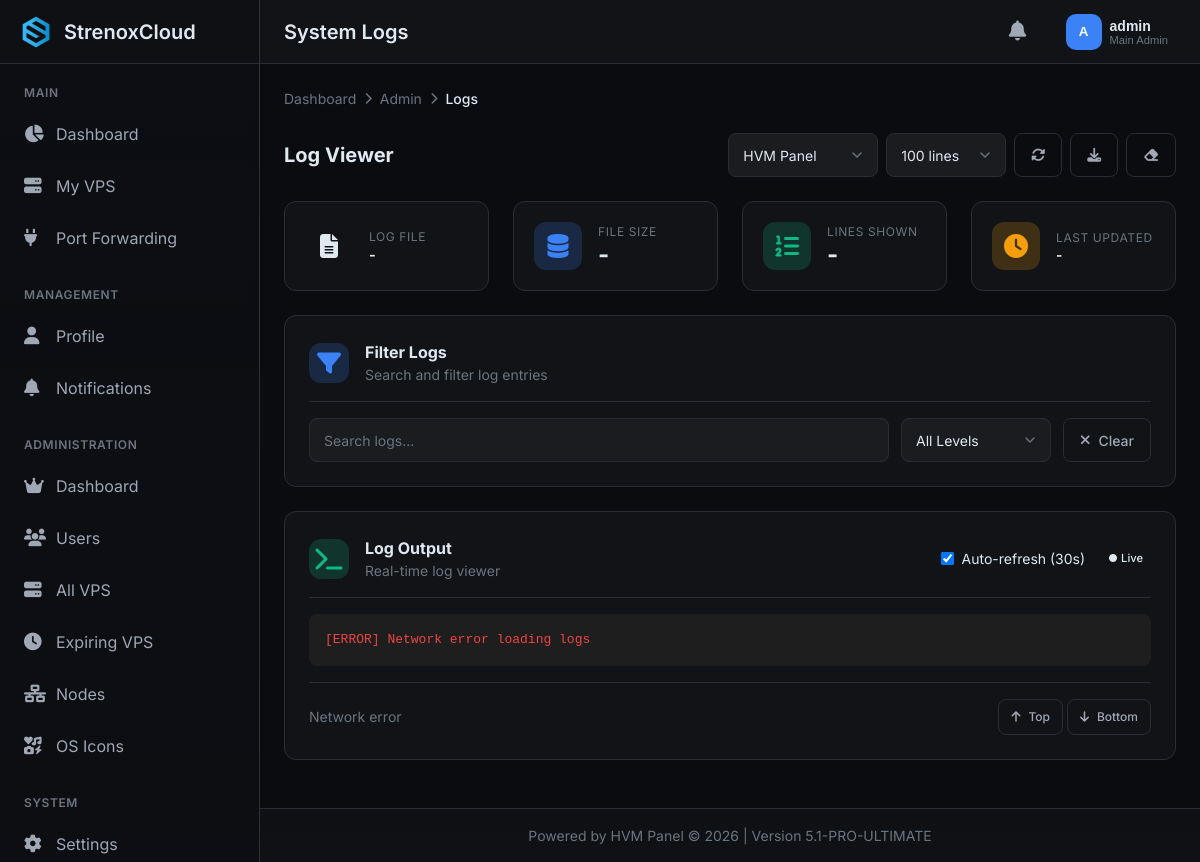
The page /admin/logs (signed in) on the database its author committed.
### tables this page shows
CREATE TABLE settings (
            key TEXT PRIMARY KEY,
            value TEXT NOT NULL,
            description TEXT,
            updated_at TEXT NOT NULL
        );

CREATE TABLE users (
            id INTEGER PRIMARY KEY AUTOINCREMENT,
            username TEXT UNIQUE NOT NULL,
            email TEXT UNIQUE NOT NULL,
            password_hash TEXT NOT NULL,
            is_admin INTEGER DEFAULT 0,
            is_main_admin INTEGER DEFAULT 0,
            created_at TEXT NOT NULL,
            last_login TEXT,
            last_active TEXT,
            api_key TEXT UNIQUE,
            profile_picture TEXT,
            preferences TEXT DEFAULT '{}',
            two_factor_secret TEXT,
            two_factor_enabled INTEGER DEFAULT 0,
            theme TEXT DEFAULT 'default',
            language TEXT DEFAULT 'en'
        , discord_id TEXT, discord_username TEXT, discord_avatar TEXT, discord_email TEXT);

### hvm.py (the view, shortened to what this page needs)
@app.route('/admin/logs')
@login_required
@admin_required
def admin_logs():
    log_type = request.args.get('type', 'hvm')
    lines = int(request.args.get('lines', 100))
    download = request.args.get('download', 'false') == 'true'
    log_files = {
        'hvm': 'hvm.log',
        'lxc': '/var/log/lxc/lxc.log',
        'system': '/var/log/syslog',
        'auth': '/var/log/auth.log',
        'kern': '/var/log/kern.log',
        'panel': 'hvm.log'
    }
    log_file = log_files.get(log_type, 'hvm.log')
    available_logs = []
    for name, path in log_files.items():
        if os.path.exists(path):
            try:
                stat = os.stat(path)
                available_logs.append({
                    'name': name,
                    'path': path,
                    'size': stat.st_size,
                    'size_mb': stat.st_size / (1024 * 1024),
                    'modified': datetime.fromtimestamp(stat.st_mtime).strftime('%Y-%m-%d %H:%M:%S')
                })
            except:
                pass
    return render_template('admin/logs.html',
                         panel_name=get_setting('site_name', 'HVM PANEL'),
                         available_logs=available_logs,
                         current_log=log_type)

### templates/admin/logs.html (shortened to what this page needs)
{% extends "base.html" %}
{% block header_title %}System Logs{% endblock %}
{% block breadcrumbs %}
<div class="breadcrumb">
    <a href="{{ url_for('dashboard') }}" class="breadcrumb-item">Dashboard</a>
    <span class="breadcrumb-separator"><i class="fas fa-chevron-right"></i></span>
    <a href="{{ url_for('admin_dashboard') }}" class="breadcrumb-item">Admin</a>
    <span class="breadcrumb-separator"><i class="fas fa-chevron-right"></i></span>
    <span class="breadcrumb-item active">Logs</span>
</div>
{% endblock %}
{% block content %}
<div style="display: flex; justify-content: space-between; align-items: center; margin-bottom: 1.5rem; flex-wrap: wrap; gap: 1rem;">
    <h2 style="font-size: 1.25rem; margin: 0;">Log Viewer</h2>
    <div style="display: flex; gap: 0.5rem; flex-wrap: wrap;">
        <select class="form-control" id="logType" style="width: 150px;" onchange="changeLogType()">
            <option value="hvm" {% if current_log == 'hvm' %}selected{% endif %}>HVM Panel</option>
        </select>
        <select class="form-control" id="logLines" style="width: 120px;" onchange="changeLogLines()">
            <option value="100" selected>100 lines</option>
        </select>
        <button class="btn btn-outline" onclick="refreshLogs()" title="Refresh">
            <i class="fas fa-sync-alt"></i>
        </button>
        <button class="btn btn-outline" onclick="downloadLogs()" title="Download">
            <i class="fas fa-download"></i>
        </button>
        <button class="btn btn-outline" onclick="clearViewer()" title="Clear viewer">
            <i class="fas fa-eraser"></i>
        </button>
    </div>
</div>
<div class="grid grid-4" style="margin-bottom: 1.5rem;">
    <div class="stat-card">
        <div class="stat-icon info">
            <i class="fas fa-file-alt"></i>
        </div>
        <div class="stat-content">
            <div class="stat-label">Log File</div>
            <div class="stat-value" style="font-size: 0.9rem;" id="logFileName">-</div>
        </div>
    </div>
    <div class="stat-card">
        <div class="stat-icon primary">
            <i class="fas fa-database"></i>
        </div>
        <div class="stat-content">
            <div class="stat-label">File Size</div>
            <div class="stat-value" id="logFileSize">-</div>
        </div>
    </div>
    <div class="stat-card">
        <div class="stat-icon success">
            <i class="fas fa-list-ol"></i>
        </div>
        <div class="stat-content">
            <div class="stat-label">Lines Shown</div>
            <div class="stat-value" id="logLinesShown">-</div>
        </div>
    </div>
    <div class="stat-card">
        <div class="stat-icon warning">
            <i class="fas fa-clock"></i>
        </div>
        <div class="stat-content">
            <div class="stat-label">Last Updated</div>
            <div class="stat-value" style="font-size: 0.85rem;" id="logTimestamp">-</div>
        </div>
    </div>
</div>
<div class="card" style="margin-bottom: 1.5rem;">
    <div style="display: flex; align-items: center; gap: 1rem; padding-bottom: 1rem; border-bottom: 1px solid var(--border-color); margin-bottom: 1rem;">
        <div class="stat-icon primary" style="width: 40px; height: 40px;">
            <i class="fas fa-filter"></i>
        </div>
        <div>
            <h3 style="margin: 0; font-size: 1rem;">Filter Logs</h3>
            <p style="margin: 0; color: var(--text-muted); font-size: 0.875rem;">Search and filter log entries</p>
        </div>
    </div>
    <div style="display: grid; grid-template-columns: 1fr auto auto; gap: 0.75rem; align-items: center;">
        <input type="text" class="form-control" placeholder="Search logs..." id="filterInput" oninput="filterLogs()">
        <select class="form-control" id="logLevel" style="width: 150px;" onchange="filterLogs()">
            <option value="">All Levels</option>
        </select>
        <button class="btn btn-outline" onclick="clearFilter()">
            <i class="fas fa-times"></i> Clear
        </button>
    </div>
</div>
<div class="card">
    <div style="display: flex; justify-content: space-between; align-items: center; margin-bottom: 1rem; padding-bottom: 1rem; border-bottom: 1px solid var(--border-color);">
        <div style="display: flex; align-items: center; gap: 1rem;">
            <div class="stat-icon success" style="width: 40px; height: 40px;">
                <i class="fas fa-terminal"></i>
            </div>
            <div>
                <h3 style="margin: 0; font-size: 1rem;">Log Output</h3>
                <p style="margin: 0; color: var(--text-muted); font-size: 0.875rem;">Real-time log viewer</p>
            </div>
        </div>
        <div style="display: flex; align-items: center; gap: 1rem;">
            <label style="display: flex; align-items: center; gap: 0.5rem; margin: 0; cursor: pointer;">
                <input type="checkbox" id="autoRefresh" checked onchange="toggleAutoRefresh()">
                <span style="font-size: 0.875rem;">Auto-refresh (30s)</span>
            </label>
            <span class="badge" id="logStatus" style="display: flex; align-items: center; gap: 0.25rem;">
                <i class="fas fa-circle" style="font-size: 0.5rem;"></i> Live
            </span>
        </div>
    </div>
    <div style="background: #1e1e1e; border-radius: var(--border-radius-sm); padding: 1rem; font-family: 'Consolas', 'Monaco', 'Courier New', monospace; font-size: 0.8125rem; max-height: 600px; overflow-y: auto; overflow-x: auto; white-space: pre-wrap; word-break: break-all;" id="logViewer">
    </div>
    <div style="display: flex; justify-content: space-between; align-items: center; margin-top: 1rem; padding-top: 1rem; border-top: 1px solid var(--border-color); font-size: 0.875rem; color: var(--text-muted);">
        <div id="logInfo">Ready</div>
        <div>
            <button class="btn btn-sm btn-outline" onclick="scrollToTop()">
                <i class="fas fa-arrow-up"></i> Top
            </button>
            <button class="btn btn-sm btn-outline" onclick="scrollToBottom()">
                <i class="fas fa-arrow-down"></i> Bottom
            </button>
        </div>
    </div>
</div>
{% endblock %}

### templates/base.html (shortened to what this page needs)
<!DOCTYPE html>
<html lang="en" data-theme="dark">
<head>
    <link rel="stylesheet" href="https://cdnjs.cloudflare.com/ajax/libs/font-awesome/6.4.0/css/all.min.css">
</head>
<body>
    <div class="app-wrapper">
        <aside class="sidebar" id="sidebar">
            <div class="sidebar-header">
                <a href="{{ url_for('dashboard') if current_user.is_authenticated else url_for('index') }}" class="logo">
                    <img src="{{ get_setting('header_icon', '/static/img/logo.png') }}" alt="{{ panel_name }}">
                    <span>{{ panel_name }}</span>
                </a>
            </div>
            {% if current_user.is_authenticated %}
            <nav class="sidebar-nav">
                <div class="nav-section">
                    <div class="nav-section-title">Main</div>
                    <a href="{{ url_for('dashboard') }}" class="nav-item {% if request.endpoint == 'dashboard' %}active{% endif %}">
                        <i class="fas fa-chart-pie"></i>
                        <span>Dashboard</span>
                    </a>
                    <a href="{{ url_for('vps_list') }}" class="nav-item {% if request.endpoint in ['vps_list', 'vps_detail', 'vps_console'] %}active{% endif %}">
                        <i class="fas fa-server"></i>
                        <span>My VPS</span>
                    </a>
                    <a href="{{ url_for('ports_list') }}" class="nav-item {% if request.endpoint == 'ports_list' %}active{% endif %}">
                        <i class="fas fa-plug"></i>
                        <span>Port Forwarding</span>
                    </a>
                </div>
                <div class="nav-section">
                    <div class="nav-section-title">Management</div>
                    <a href="{{ url_for('profile') }}" class="nav-item {% if request.endpoint == 'profile' %}active{% endif %}">
                        <i class="fas fa-user"></i>
                        <span>Profile</span>
                    </a>
                    <a href="{{ url_for('notifications') }}" class="nav-item {% if request.endpoint == 'notifications' %}active{% endif %}">
                        <i class="fas fa-bell"></i>
                        <span>Notifications</span>
                    </a>
                </div>
                {% if current_user.is_admin %}
                <div class="nav-section">
                    <div class="nav-section-title">Administration</div>
                    <a href="{{ url_for('admin_dashboard') }}" class="nav-item {% if request.endpoint == 'admin_dashboard' %}active{% endif %}">
                        <i class="fas fa-crown"></i>
                        <span>Dashboard</span>
                    </a>
                    <a href="{{ url_for('admin_users') }}" class="nav-item {% if request.endpoint and 'user' in request.endpoint %}active{% endif %}">
                        <i class="fas fa-users"></i>
                        <span>Users</span>
                    </a>
                    <a href="{{ url_for('admin_vps') }}" class="nav-item {% if request.endpoint == 'admin_vps' %}active{% endif %}">
                        <i class="fas fa-server"></i>
                        <span>All VPS</span>
                    </a>
                    <a href="{{ url_for('admin_vps_expiring') }}?days=30" class="nav-item {% if request.endpoint == 'admin_vps_expiring' %}active{% endif %}">
                        <i class="fas fa-clock"></i>
                        <span>Expiring VPS</span>
                    </a>
                    <a href="{{ url_for('admin_nodes') }}" class="nav-item {% if request.endpoint and 'node' in request.endpoint %}active{% endif %}">
                        <i class="fas fa-network-wired"></i>
                        <span>Nodes</span>
                    </a>
                    <a href="{{ url_for('os_icons') }}" class="nav-item {% if request.endpoint == 'os_icons' %}active{% endif %}">
                        <i class="fas fa-icons"></i>
                        <span>OS Icons</span>
                    </a>
                </div>
                <div class="nav-section">
                    <div class="nav-section-title">System</div>
                    <a href="{{ url_for('admin_settings') }}" class="nav-item {% if request.endpoint == 'admin_settings' %}active{% endif %}">
                        <i class="fas fa-cog"></i>
                        <span>Settings</span>
                    </a>
                </div>
                {% endif %}
            </nav>
            {% endif %}
        </aside>
        <main class="main-content" id="mainContent">
            <header class="header">
                <div class="header-left">
                    <h1 class="header-title">{% block header_title %}{{ panel_name }}{% endblock %}</h1>
                </div>
                <div class="header-right">
                    {% if current_user.is_authenticated %}
                    <div class="notifications-dropdown">
                        <button class="notifications-btn" id="notificationsBtn">
                            <i class="fas fa-bell"></i>
                        </button>
                    </div>
                    <div class="user-menu">
                        <button class="user-btn" id="userMenuBtn">
                            <div class="user-avatar">
                                {% if current_user.profile_picture %}
                                <img src="{{ current_user.profile_picture }}" alt="{{ current_user.username }}">
                                {% else %}
                                <span>{{ current_user.username[:1].upper() }}</span>
                                {% endif %}
                            </div>
                            <div class="user-info">
                                <div class="user-name">{{ current_user.username }}</div>
                                <div class="user-role">
                                    {% if current_user.is_main_admin %}
                                    Main Admin
                                    {% elif current_user.is_admin %}
                                    Admin
                                    {% else %}
                                    User
                                    {% endif %}
                                </div>
                            </div>
                        </button>
                    </div>
                    {% endif %}
                </div>
            </header>
            <div class="content">
                {% block breadcrumbs %}{% endblock %}
                {% block content %}{% endblock %}
            </div>
            <footer class="footer">
                {{ get_setting('footer_text', 'Powered by HVM Panel') }} &copy; {{ now().year }} | Version {{ PANEL_VERSION }}
            </footer>
        </main>
    </div>
</body>
</html>

### rows shown on the page
settings: value (picture)
settings: value "StrenoxCloud"
users: username "A", username "admin"
settings: value "Powered by HVM Panel"

### other values the page prints
{{ PANEL_VERSION }} "5.1-PRO-ULTIMATE"
